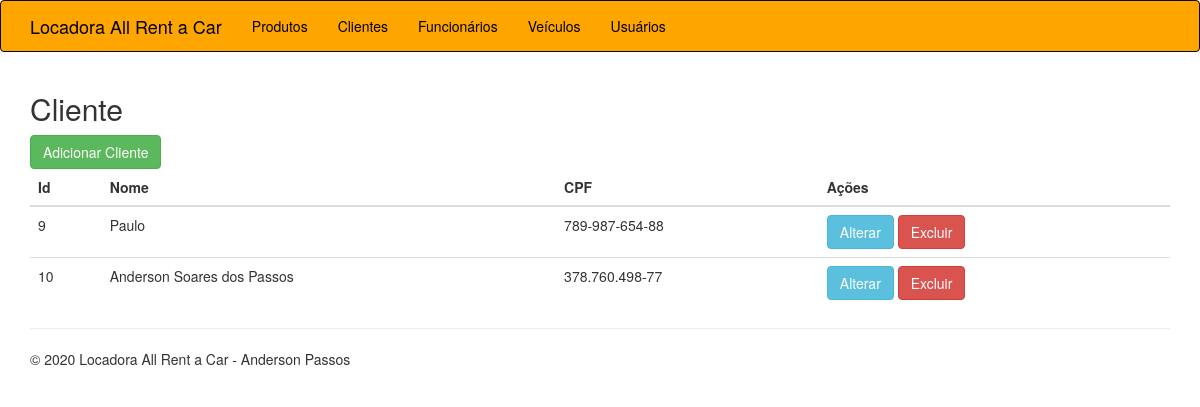
The page /clientes.php on the database its author committed.
### tables this page shows
CREATE TABLE `tb_clientes` (
  `id` int(11) NOT NULL,
  `nome` varchar(30) NOT NULL,
  `cpf` varchar(14) NOT NULL,
  `telefone` varchar(15) NOT NULL,
  `endereco` varchar(50) NOT NULL
);

### classes/Cliente.php (called while the page is built, shortened)
<?php
class Cliente{
    public function listar(){
        $query = "SELECT id, nome, cpf FROM tb_clientes";
        $conexao = new PDO("mysql:host=127.0.0.1;dbname=banco","root","");
        $resultado = $conexao->query($query);
        $lista = $resultado->fetchAll();
        return $lista;
    }
}

### clientes.php (the view)
<?php
require_once 'classes/Cliente.php';
$cliente = new Cliente();
$lista = $cliente->listar();
require_once 'cabecalho.php';
?>
<h2>Cliente</h2>
<a href="clientes-criar.php" class="btn btn-success">Adicionar Cliente</a>
<br>
<table class="table">
    <thead>
        <th>Id</th>
        <th>Nome</th>
        <th>CPF</th>
        <th>Ações</th>
    </thead>
    <tbody>
        <?php foreach($lista as $linha){ ?>
            <tr>
                <td><?php echo $linha['id'];?></td>
                <td><?php echo $linha['nome'];?></td>
                <td><?php echo $linha['cpf'];?></td>
                <td>
                    <a href="clientes-editar.php?CODIGO=<?php echo $linha['id'];?>" class="btn btn-info">  Alterar </a>
                    <a href="clientes-excluir.php?CODIGO=<?php echo $linha['id'];?>" class ="btn btn-danger"> Excluir </a>
                </td>
            </tr>
    <?php }?>
    </tbody>
    </table>
<?php
require_once 'rodape.php';
?>

### rows shown on the page
tb_clientes: id "9", nome "Paulo", cpf "789-987-654-88"
tb_clientes: id "10", nome "Anderson Soares dos Passos", cpf "378.760.498-77"
